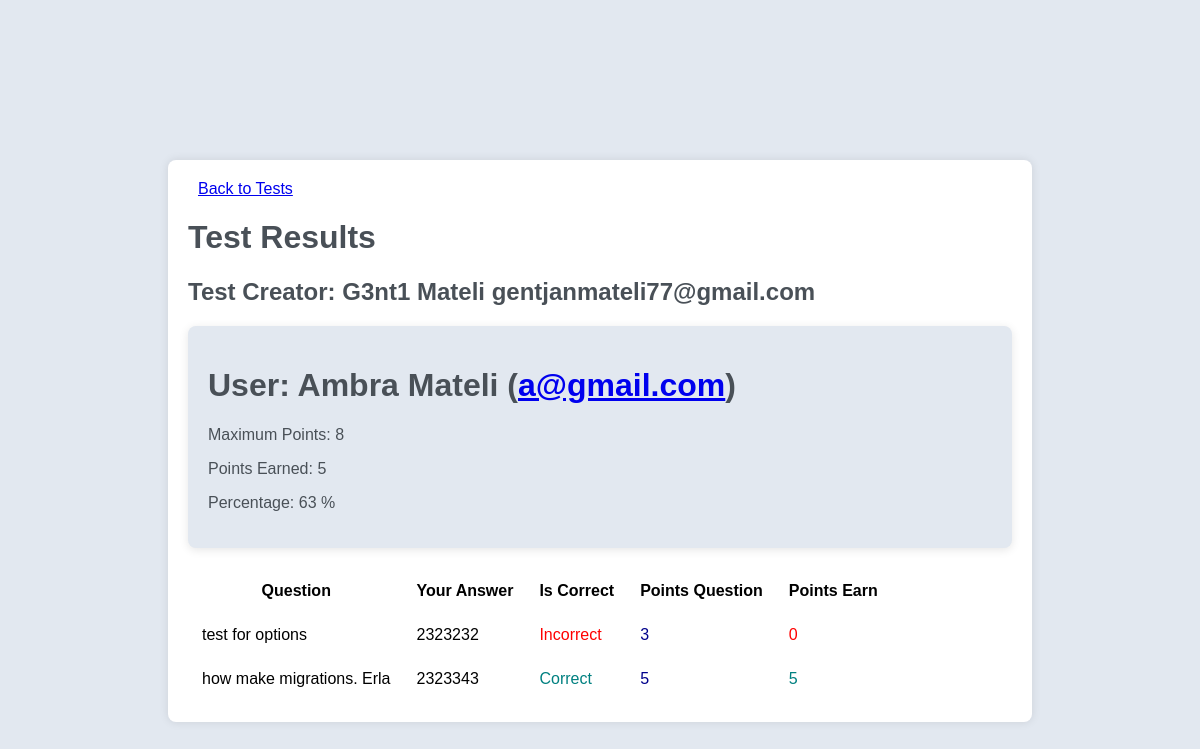
The page /answers/14 (signed in) on the database its author committed.
### lms/models.py (models this page shows, shortened)
class Test(models.Model):
    category = models.ForeignKey(Classrooms, on_delete=models.CASCADE)
    creator = models.ForeignKey(User, on_delete=models.CASCADE)
    name = models.CharField(max_length=255)
    description = models.TextField(blank=True, max_length=255, null=True)
    max_points = models.IntegerField(default=0)
    created_at = models.DateTimeField(auto_now_add=True)
    users = models.ManyToManyField(User, related_name='tests', blank=True)

class UserAnswer(models.Model):
    user = models.ForeignKey(User, on_delete=models.CASCADE)
    test = models.ForeignKey(Test, on_delete=models.CASCADE)
    question = models.ForeignKey(Question, on_delete=models.CASCADE)
    answer = models.ForeignKey(Options, on_delete=models.CASCADE, null=True)  # Allow null values
    is_correct = models.BooleanField(default=False)
    points_earned = models.IntegerField(default=0)
    created_at = models.DateTimeField(auto_now_add=True)
    def save(self, *args, **kwargs):
        if self.is_correct:
            self.points_earned = self.question.points
        super().save(*args, **kwargs)
    class Meta:
        unique_together = ('user', 'test', 'question')

class Question(models.Model):
    test = models.ForeignKey(Test, on_delete=models.CASCADE)
    name = models.CharField(max_length=255, unique=True)
    points = models.PositiveSmallIntegerField(
        validators=[MinValueValidator(1), MaxValueValidator(5)], default=1)
    created_at = models.DateTimeField(auto_now_add=True)
    updated_at = models.DateTimeField(auto_now=True)
    def __str__(self):
        return self.name

class Options(models.Model):
    question = models.ForeignKey(Question, related_name='options', on_delete=models.CASCADE)
    text = models.CharField(max_length=255)
    is_correct = models.BooleanField(default=False)
    created_at = models.DateTimeField(auto_now_add=True)
    updated_at = models.DateTimeField(auto_now=True)
    def __str__(self):
        return self.text

### lms/views/answers.py (the view)
# urls.py: path('answers/<int:test_id>', answers.show_answers, name='answers'),
def show_answers(request, test_id):
    test = get_object_or_404(Test, pk=test_id)
    if request.user == test.creator:
        user_answers = UserAnswer.objects.filter(test=test_id)
    else:
        user_answers = UserAnswer.objects.filter(test=test, user=request.user)
    user_answers_by_user = {}
    for user_answer in user_answers:
        user = user_answer.user
        if user in user_answers_by_user:
            user_answers_by_user[user].append(user_answer)
        else:
            user_answers_by_user[user] = [user_answer]
    user_results = []
    for user, answers in user_answers_by_user.items():
        total_points = sum(answer.points_earned for answer in answers)
        max_points = test.question_set.aggregate(Sum('points'))['points__sum']
        max_points = max_points if max_points is not None else 0
        percentage = total_points / max_points * 100 if max_points > 0 else 0
        user_results.append({
            'user': user,
            'user_answers': answers,
            'total_points': total_points,
            'max_points': max_points,
            'percentage': percentage
        })
    for user_answer in user_answers:
        user_answer.save()
    return render(request, 'answers/show_answers.html', {
        'test': test,
        'user_results': user_results,
    })

### templates/answers/show_answers.html (shortened to what this page needs)
<link rel="stylesheet" href="https://cdn.jsdelivr.net/npm/@tabler/core@1.0.0-beta17/dist/css/tabler.min.css">
{% block content %}
<body>
    <div class="container">
        <a href="{% url 'tests' %}" class="btn btn-outline-success back-btn">Back to Tests</a>
        <h1 style="color: #495057;">Test Results</h1>
        <h2 class="test-info">Test Creator: {{ test.creator.first_name }} {{ test.creator.last_name }} {{ test.creator }}</h2>
        {% for user_result in user_results %}
        <div class="card card-lg user-card">
            <div class="card-body user-card-body">
                <h1 class="card-title user-details">User: {{ user_result.user.first_name }} {{ user_result.user.last_name }} (<a href="#" class="text-reset">{{ user_result.user.email }}</a>)</h1>
                <p class="card-text user-details">Maximum Points: {{ user_result.max_points }}</p>
                <p class="card-text user-details">Points Earned: {{ user_result.total_points }}</p>
                <p class="card-text user-details">Percentage: {{ user_result.percentage|floatformat:0 }} %</p>
            </div>
        </div>
        <table class="table result-table">
            <thead>
                <tr>
                    <th>Question</th>
                    <th>Your Answer</th>
                    <th>Is Correct</th>
                    <th>Points Question</th>
                    <th>Points Earn</th>
                </tr>
            </thead>
            <tbody>
                {% for user_answer in user_result.user_answers %}
                <tr>
                    <td>{{ user_answer.question }}</td>
                    <td>{{ user_answer.answer }}</td>
                    <td style="color: {% if user_answer.answer.is_correct %}teal{% else %}red{% endif %}">
                        {% if user_answer.answer.is_correct %}Correct{% else %}Incorrect{% endif %}
                    </td>
                    <td style="color: darkblue">{{ user_answer.question.points }}</td>
                    <td style="color: {% if user_answer.answer.is_correct %}teal{% else %}red{% endif %}">
                        {% if user_answer.answer.is_correct %} {{ user_answer.question.points }} {% else %} 0 {% endif %}
                    </td>
                </tr>
                {% endfor %}
            </tbody>
        </table>
        {% endfor %}
    </div>
{% endblock %}

### templates/answers/show_answers.html (style rules this page uses)
body { font-family: 'Poppins', sans-serif; background-color: #e2e8f0; }
.container { margin: 160px; padding: 20px; background-color: #fff; border-radius: 8px; box-shadow: 0 0 10px rgba(0, 0, 0, 0.1); }
.back-btn { margin: 10px; }
.test-info { color: #495057; }
.card-lg { margin-top: 20px; }
.user-card { background-color: #e2e8f0; border-radius: 8px; box-shadow: 0 2px 10px rgba(0, 0, 0, 0.1); margin-bottom: 20px; }
.user-card-body { padding: 20px; }
.user-details { color: #495057; }
.result-table { margin-top: 20px; }
.table th, .table td { padding: 12px; }

### rows shown on the page
Test: creator.first_name "G3nt1", creator.last_name "Mateli", creator "gentjanmateli77@gmail.com"
UserAnswer: question "test for options", answer "2323232", shows "Incorrect", question.points "3", shows "0"
UserAnswer: question "how make migrations. Erla", answer "2323343", shows "Correct", question.points "5"

### other values the page prints
{{ user_result.user.first_name }} "Ambra"
{{ user_result.user.last_name }} "Mateli"
{{ user_result.user.email }} "a@gmail.com"
{{ user_result.max_points }} "8"
{{ user_result.total_points }} "5"
{{ user_result.percentage|floatformat:0 }} "63"
